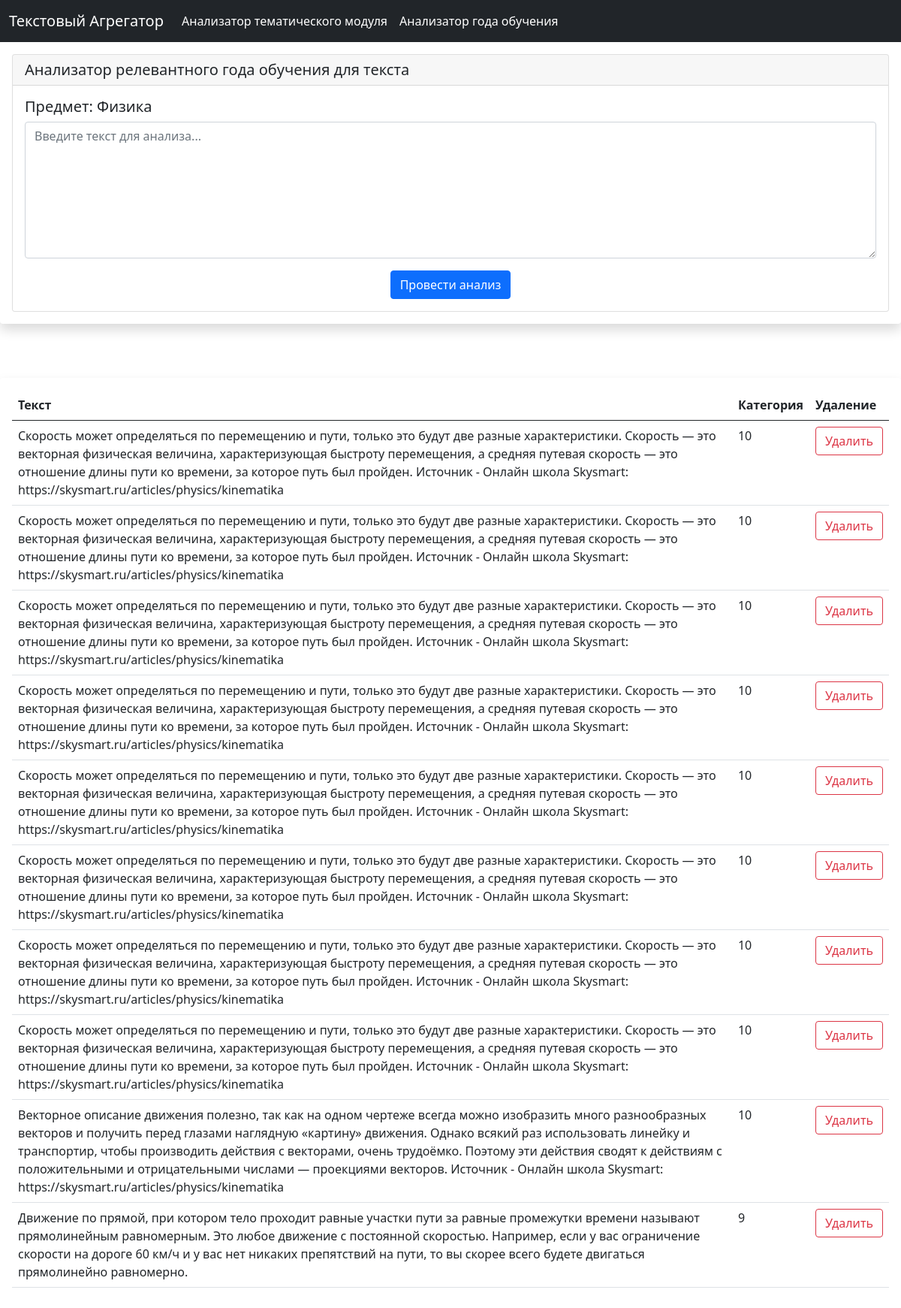
/classify_grade, run on the app's committed database.
### tables this page shows
CREATE TABLE texts (
text text NOT NULL,
category_type text NOT NULL,
category text NOT NULL,
datetime DATETIME);

### main.py (the view, shortened to what this page needs)
@app.route('/classify_grade', methods=['GET', 'POST'])
def classify_grade():
    category_type = 'grade'
    data = database.getTopicData(category_type)
    return render_template('classify_grade.html', data=data)

### FDataBase.py (called while the page is built)
    def getTopicData(self, category_type):
        try:
            self.__cur.execute(f"SELECT text, category, datetime FROM texts WHERE category_type LIKE '{category_type}' ORDER BY datetime DESC")
            res = self.__cur.fetchall()
            if res:
                return res
            else:
                return None
        except sqlite3.Error as e:
            print("Ошибка получения текстов из БД" + str(e))
        return None

### main.py (called while the page is built)
def connect_db():
    conn = sqlite3.connect(app.config['DATABASE'])
    conn.row_factory = sqlite3.Row
    return conn

def get_db():
    if not hasattr(g, 'link_db'):
        g.link_db = connect_db()
    return g.link_db

@app.before_request
def before_request():
    global database
    dbase = get_db()
    database = FDataBase(dbase)

### templates/classify_grade.html (shortened to what this page needs)
{% extends 'base.html' %}
{% block content %}
<div class="shadow p-3 w-100 mb-5 bg-body-tertiary rounded">
  <div class="card" >
    <h5 class="card-header">Анализатор релевантного года обучения для текста</h5>
    <div class="card-body">
      <h5 class="card-title">Предмет: Физика</h5>
        <form method="POST">
          <div class="mb-3">
            <textarea class="form-control" name="text" rows="7" placeholder="Введите текст для анализа..." maxlength="10000" required></textarea>
          </div>
          <div class="text-center">
            <input type="submit" name="submit" id="submit" class="btn btn-primary" value="Провести анализ">
          </div>
       </form>
    </div>
  </div>
</div>
{% if data != None %}
<div class="shadow p-3 w-100 mb-5 bg-body-tertiary rounded">
    <table class="table table-hover">
        <thead class="thead-dark">
          <tr>
            <th scope="col">Текст</th>
            <th scope="col">Категория</th>
            <th scope="col">Удаление</th>
          </tr>
        </thead>
        <tbody>
        {% for row in data %}
          <tr>
            <td>{{ row.text }}</td>
            <td>{{ row.category }}</td>
            <td><a href="{{ url_for('delete_text_grade', current_time = row.datetime ) }}" class="btn btn-outline-danger">Удалить</a></td>
          </tr>
        {% endfor %}
        </tbody>
    </table>
</div>
{% endif %}
{% endblock %}

### templates/base.html (shortened to what this page needs)
<!doctype html>
<html lang="en">
  <head>
    <link href="https://cdn.jsdelivr.net/npm/bootstrap@5.0.2/dist/css/bootstrap.min.css" rel="stylesheet">
    <link rel="stylesheet" href="{{ url_for('static',filename='css/style.css') }}">
  </head>
  <body>
    {% include 'navbar.html' %}
        {% block content %}
        {% endblock %}
  </body>
</html>

### templates/navbar.html (shortened to what this page needs)
<nav class="navbar navbar-expand-lg navbar-dark bg-dark">
    <div class="container-fluid">
      <a class="navbar-brand" href="{{ url_for('info') }}">Текстовый Агрегатор</a>
      <div class="collapse navbar-collapse" id="navbarNav">
        <ul class="navbar-nav">
          <li class="nav-item">
            <a class="nav-link active" aria-current="page" href="{{ url_for('classify_topic') }}">Анализатор тематического модуля</a>
          </li>
          <li class="nav-item">
            <a class="nav-link active" aria-current="page" href="{{url_for('classify_grade')}}">Анализатор года обучения</a>
          </li>
        </ul>
      </div>
    </div>
  </nav>

### data on the page
texts: text "Скорость может определяться по перемещению и пути, только это будут две разные характеристики. Скорость — это векторная физическая величина, характеризующая быстроту перемещения, а средняя путевая скорость — это отношение длины пути ко времени, за которое путь был пройден. Источник - Онлайн школа Skysmart: https://skysmart.ru/articles/physics/kinematika", category "10"
texts: text "Скорость может определяться по перемещению и пути, только это будут две разные характеристики. Скорость — это векторная физическая величина, характеризующая быстроту перемещения, а средняя путевая скорость — это отношение длины пути ко времени, за которое путь был пройден. Источник - Онлайн школа Skysmart: https://skysmart.ru/articles/physics/kinematika", category "10"
texts: text "Скорость может определяться по перемещению и пути, только это будут две разные характеристики. Скорость — это векторная физическая величина, характеризующая быстроту перемещения, а средняя путевая скорость — это отношение длины пути ко времени, за которое путь был пройден. Источник - Онлайн школа Skysmart: https://skysmart.ru/articles/physics/kinematika", category "10"
texts: text "Скорость может определяться по перемещению и пути, только это будут две разные характеристики. Скорость — это векторная физическая величина, характеризующая быстроту перемещения, а средняя путевая скорость — это отношение длины пути ко времени, за которое путь был пройден. Источник - Онлайн школа Skysmart: https://skysmart.ru/articles/physics/kinematika", category "10"
texts: text "Скорость может определяться по перемещению и пути, только это будут две разные характеристики. Скорость — это векторная физическая величина, характеризующая быстроту перемещения, а средняя путевая скорость — это отношение длины пути ко времени, за которое путь был пройден. Источник - Онлайн школа Skysmart: https://skysmart.ru/articles/physics/kinematika", category "10"
texts: text "Скорость может определяться по перемещению и пути, только это будут две разные характеристики. Скорость — это векторная физическая величина, характеризующая быстроту перемещения, а средняя путевая скорость — это отношение длины пути ко времени, за которое путь был пройден. Источник - Онлайн школа Skysmart: https://skysmart.ru/articles/physics/kinematika", category "10"
texts: text "Скорость может определяться по перемещению и пути, только это будут две разные характеристики. Скорость — это векторная физическая величина, характеризующая быстроту перемещения, а средняя путевая скорость — это отношение длины пути ко времени, за которое путь был пройден. Источник - Онлайн школа Skysmart: https://skysmart.ru/articles/physics/kinematika", category "10"
texts: text "Скорость может определяться по перемещению и пути, только это будут две разные характеристики. Скорость — это векторная физическая величина, характеризующая быстроту перемещения, а средняя путевая скорость — это отношение длины пути ко времени, за которое путь был пройден. Источник - Онлайн школа Skysmart: https://skysmart.ru/articles/physics/kinematika", category "10"
texts: text "Векторное описание движения полезно, так как на одном чертеже всегда можно изобразить много разнообразных векторов и получить перед глазами наглядную «картину» движения. Однако всякий раз использовать линейку и транспортир, чтобы производить действия с векторами, очень трудоёмко. Поэтому эти действия сводят к действиям с положительными и отрицательными числами — проекциями векторов. Источник - Онлайн школа Skysmart: https://skysmart.ru/articles/physics/kinematika", category "10"
texts: text "Движение по прямой, при котором тело проходит равные участки пути за равные промежутки времени называют прямолинейным равномерным. Это любое движение с постоянной скоростью. Например, если у вас ограничение скорости на дороге 60 км/ч и у вас нет никаких препятствий на пути, то вы скорее всего будете двигаться прямолинейно равномерно.", category "9"
